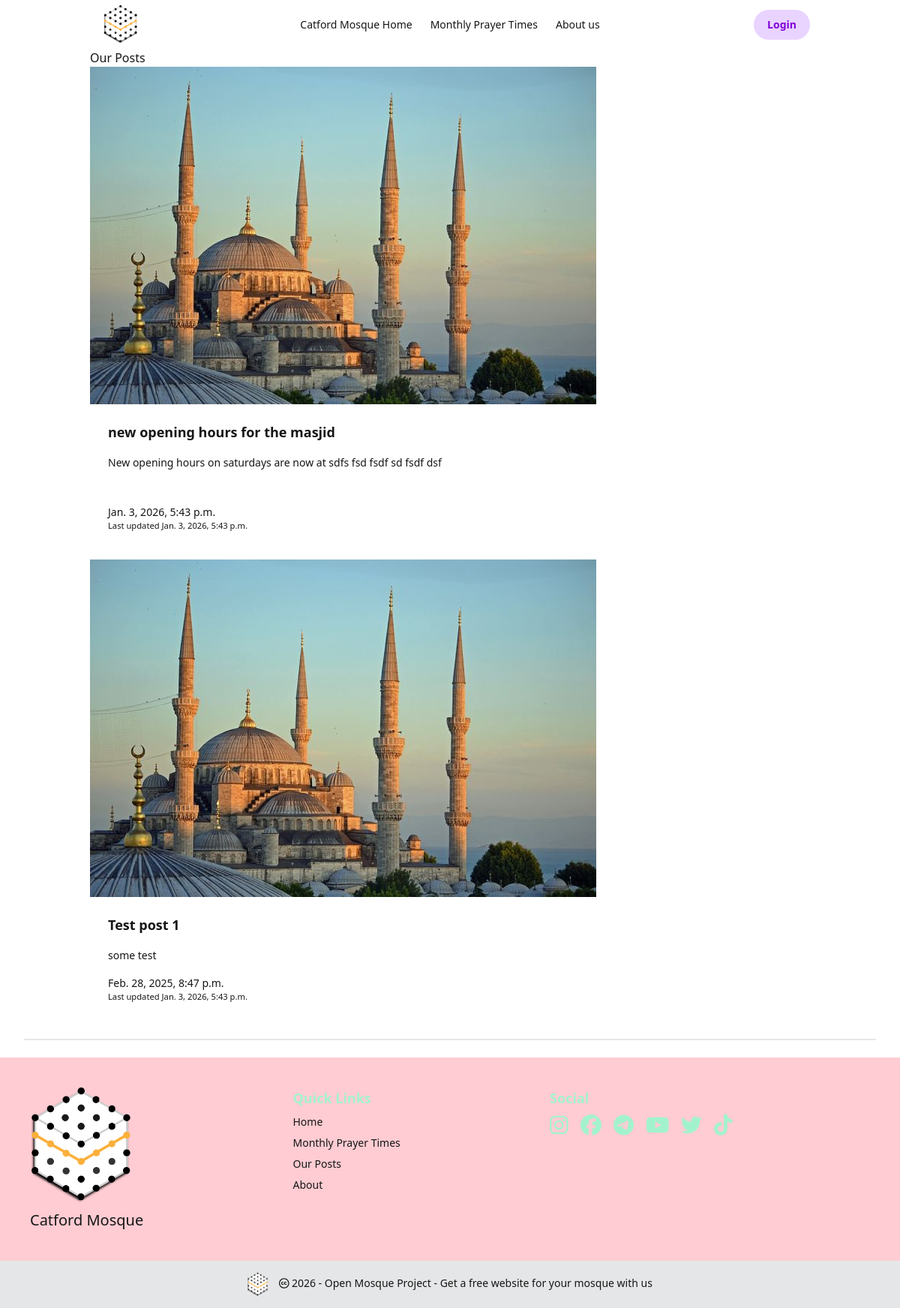
The page /posts on the database its author committed.
### masjidConfig/models.py (models this page shows, shortened)
class CentreProfile(SingletonModel):
    maintenance_mode = models.BooleanField(default=False)
    masjid_Name = models.CharField(trans("Name of mosque"), max_length=255, default='Open Mosque Project')
    masjid_Logo = models.ImageField(upload_to='images/', default='images/gsm_logo.png')
    masjid_Photo = models.ImageField(upload_to='images/', blank=True)
    established = models.DateField(blank=True, null=True)
    about = models.TextField(max_length=2000, blank=True)
    address1 = models.CharField(max_length=255, blank=True)
    town = models.CharField(max_length=255, blank=True)
    city = models.CharField(max_length=255, default='London')
    country = models.CharField(max_length=255, default='GB')
    postcode = models.CharField(max_length=10, blank=True)
    method = models.IntegerField(choices=PRAYER_CALC_CHOICES, default=3)
    shafaq = models.CharField(max_length=10, choices=SHAFAQ_CHOICES, default=GEN)
    school = models.IntegerField(choices=SCHOOL_CHOICES, default=SHAFI)
    latitude = models.DecimalField(max_digits=9, decimal_places=6, default=51.443909)
    longitude = models.DecimalField(max_digits=9, decimal_places=6, default=0.219730)
    weekly_schedule = models.JSONField(default=get_default_schedule, help_text="Schedule of operating days and prayers with jamaah times")
    fajr_jamaah_minutes = models.CharField(max_length=255, choices=FAJR_JAMAAH, blank=True)
    dhuhr_jamaah_minutes = models.CharField(max_length=255, choices=DHUHR_JAMAAH, blank=True)
    asr_jamaah_minutes = models.CharField(max_length=255, choices=ASR_JAMAAH, blank=True)
    maghrib_jamaah_minutes = models.CharField(max_length=255, choices=MAGHRIB_JAMAAH, blank=True)
    isha_jamaah_minutes = models.CharField(max_length=255, choices=ISHA_JAMAAH, blank=True)
    theme_choice = models.CharField(max_length=255, choices=COLOR_CHOICES, default='light')
    facebook = models.CharField(max_length=255, blank=True)
    instagram = models.CharField(max_length=255, blank=True)
    youtube = models.CharField(max_length=255, blank=True)
    telegram = models.CharField(max_length=255, blank=True)
    twitter = models.CharField(max_length=255, blank=True)
    tiktok = models.CharField(max_length=255, blank=True)
    imam = models.CharField(max_length=255, blank=True)
    landline = models.CharField(max_length=255, blank=True)
    mobile = models.CharField(max_length=255, blank=True)
    email = models.CharField(max_length=255, blank=True)
    what3words = models.CharField(max_length=255, blank=True)
    class Meta:
        verbose_name = trans("Site Configuration")
    """
    Adjustments we have not currently added

    Tune - "tune" (string) -
    Comma Separated String of integers to offset timings returned by the API in minutes. Example: 5,3,5,7,9,7. See https://aladhan.com/calculation-methods

    "midnightMode" (number) -
    0 for Standard (Mid Sunset to Sunrise), 1 for Jafari (Mid Sunset to Fajr). If you leave this empty, it defaults to Standard.

    "timezonestring" (string) -
    A valid timezone name as specified on http://php.net/manual/en/timezones.php . Example: Europe/London. If you do not specify this, we'll calcuate it using the co-ordinates you provide.

    "latitudeAdjustmentMethod" (number) -
    Method for adjusting times higher latitudes - for instance, if you are checking timings in the UK or Sweden.
    1 - Middle of the Night
    2 - One Seventh
    3 - Angle Based

    "adjustment" (number) -
    Number of days to adjust hijri date(s). Example: 1 or 2 or -1 or -2
    """

### posts/models.py (models this page shows, shortened)
class Post(models.Model):
    title = models.CharField(max_length=200)
    content = models.TextField(max_length=1000) # RichTextField()
    type = models.CharField(max_length=200, choices=POST_CHOICES)
    published = models.BooleanField(default=False)
    published_date = models.DateTimeField(auto_now_add=True)
    updated_date = models.DateTimeField(auto_now=True)
    image = ProcessedImageField(
        upload_to='images/',
        processors=[ResizeToFill(800, 450)],
        blank=True,
        null=True,
    )

### posts/views.py (the view)
# urls.py: path('posts', views.post_list_view, name='post_list'),
def post_list_view(request):
    posts = Post.objects.filter(type='News').order_by('-published_date').values()
    context = {'posts':posts}
    return render(request, 'posts/posts_list.html', context)

### masjidConfig/templatetags/masjid_tags.py (called while the page is built)
@register.simple_tag
def get_masjid():
    return CentreProfile.objects.get(pk=1)

### posts/templates/posts/posts_list.html
{% extends 'base.html' %}
{% load static %}
{% block content %}
<h1>Our Posts</h1>
{% for post in posts %}
<div class="card mb-3" style="max-width: 1000px;">
    <ul class="list-group">
        <div class="row g-0">
            <div class="col-md-4">
                {% if post.image %}
                    <img src="{{post.image.url}}" class="img-fluid rounded-start">
                {% else %}
                    <img src="{% static 'images/default_image.jpg' %}" class="img-fluid rounded-start">
                {% endif %}
            </div>
            <div class="col-md-8" style="max-height: 100%;">
                <div class="card-body" >
                    <h5 class="card-title"><a href="{% url 'posts:post_view' post.id %}"> {{post.title}} </a></h5>
                    <p class="card-text">{{post.content|safe|truncatewords:30}}</p>
                    <div class="d-flex justify-content-between">
                        <div class="card-text align-self-end">{{post.published_date}} </div>
                        <div class="align-self-end">{% if post.updated_date %}<small class="text-muted">Last updated {{post.updated_date}}</small>{% endif %}</div>
                    </div>
                </div>
            </div>
        </div>
    </ul>
</div>
{% endfor %}
{% endblock content %}

### templates/base.html (shortened to what this page needs)
{% load static %}
{% load masjid_tags %}
{% get_masjid as masjid_base %}
<html
  {% if masjid_base.theme_choice %}
    data-theme="{{ masjid_base.theme_choice }}"
  {% else %}
    data-theme="light"
  {% endif %}>
    <head>
      <link href="https://cdn.jsdelivr.net/npm/daisyui@5.0.0-beta.8/daisyui.css" rel="stylesheet" type="text/css" />
      <link href="https://cdn.jsdelivr.net/npm/daisyui@5.0.0-beta.8/themes.css" rel="stylesheet" type="text/css" />
      <script src="https://cdn.jsdelivr.net/npm/@tailwindcss/browser@4"></script>
      <link rel="stylesheet" href="{% static 'css/style.css' %}">
    </head>
    <body class="{% block bodyclass %}{% endblock bodyclass %}" hx-headers='{"X-CSRFToken": "{{ csrf_token }}"}'>
        <div class="navbar bg-base-100 container mx-auto px-0 md:px-4 lg:px-8">
          <div class="navbar-start">
            <a class="btn btn-ghost text-xl" href="{% url 'posts:home' %}">
              <img src="{{masjid_base.masjid_Logo.url}}" alt="" width="50" height="50">
            </a>
          </div>
          <div class="navbar-center hidden lg:flex">
            <ul class="menu menu-horizontal px-1">
              {% include 'nav_bar_links.html' %}
            </ul>
          </div>
          <div class="navbar-end">
            {% if user.is_authenticated %}
            <div class="dropdown dropdown-end">
              <div tabindex="0" role="button" class="btn btn-ghost">
                <button type="button" class="btn btn-secondary" >Admin</button>
              </div>
              <ul
              tabindex="0"
              class="menu menu-sm dropdown-content bg-base-100 rounded-box z-1 mt-3 w-52 p-2 shadow">
              <li><a class="" href="{% url 'posts:post_form' %}"><i class="fa-solid fa-plus"></i> Add Post</a></li>
              <div class="divider divider-secondary"></div>
              <li><a class="" href="{% url 'masjidConfig:edit_profile' %}">Edit Website Settings</a></li>
              <li><a class="" href="{% url 'posts:posts_admin' %}">Admin Posts</a></li>
              <div class="divider divider-secondary"></div>
              <li><a href="{% url 'logout' %}" class="btn btn-error">Logout</a></li>
            </ul>
          </div>
          {% else %}
            <form class="d-flex">
              <a href="{% url 'login' %}" class="btn btn-primary">Login</a>
            </form>
          {% endif %}
          </div>
        </div>
          <div class="container mx-auto px-0 md:px-4 lg:px-8">{% block content %} {% endblock content %}</div>
          <div class="divider px-8"></div>
          <div class="bg-base-300">
            {% include 'footer.html' %}
          </div>
    </body>
</html>

### templates/nav_bar_links.html
<li class="">
    <a class="" href="{% url 'posts:home' %}">{{masjid_base.masjid_Name}} Home</a>
</li>
<li class="">
    <a class="" href="{% url 'posts:month_view'%}">Monthly Prayer Times</a>
</li>
<li class="">
    <a class="" href="{% url 'masjidConfig:about' %}">About us</a>
</li>

### templates/footer.html (shortened to what this page needs)
{% load static %}
<footer class="footer sm:footer-horizontal bg-secondary p-10">
  <aside>
  <img src="{{masjid_base.masjid_Logo.url}}" alt="mosque logo" width="150">
    <p>
      <span class="text-xl">{{ masjid_base.masjid_Name }}</span>
      <br />
    </p>
  </aside>
  <nav>
    <h6 class="text-lg font-bold text-accent">Quick Links</h6>
    <a href="{% url 'posts:home' %}" class="link link-hover">Home</a>
    <a href="{% url 'posts:month_view'%}" class="link link-hover">Monthly Prayer Times</a>
    <a href="{% url 'posts:post_list'%}" class="link link-hover">Our Posts</a>
    <a href="{% url 'masjidConfig:about' %}" class="link link-hover">About</a>
  </nav>
  <nav>
    <h6 class="text-lg font-bold text-accent text-accent">Social</h6>
    <div class="grid grid-flow-col gap-4">
      {% include 'social_media_icons.html' %}
    </div>
  </nav>
</footer>
<footer class="footer sm:footer-horizontal footer-center bg-base-300 text-base-content p-4">
  <aside>
    <p>
      <a href="https://openmosqueproject.com/" class="mb-3 me-2 mb-md-0 text-muted text-decoration-none lh-1">
        <img class="inline-block" src="{% static 'images/gsm_logo.png' %}" alt="" width="30" height="30">
      </a>
      <i class="fa-brands fa-creative-commons"></i>
      {% now "Y" %} - Open Mosque Project - <a href="https://openmosqueproject.com/">Get a free website for your mosque with us</a>
    </p>
  </aside>
</footer>

### rows shown on the page
CentreProfile: masjid_Logo (picture), masjid_Name "Catford Mosque"
Post: title "new opening hours for the masjid", content "New opening hours on saturdays are now at sdfs fsd fsdf sd fsdf dsf", published_date "Jan. 3, 2026, 5:43 p.m.", updated_date "Jan. 3, 2026, 5:43 p.m."
Post: title "Test post 1", content "some test", published_date "Feb. 28, 2025, 8:47 p.m.", updated_date "Jan. 3, 2026, 5:43 p.m."
